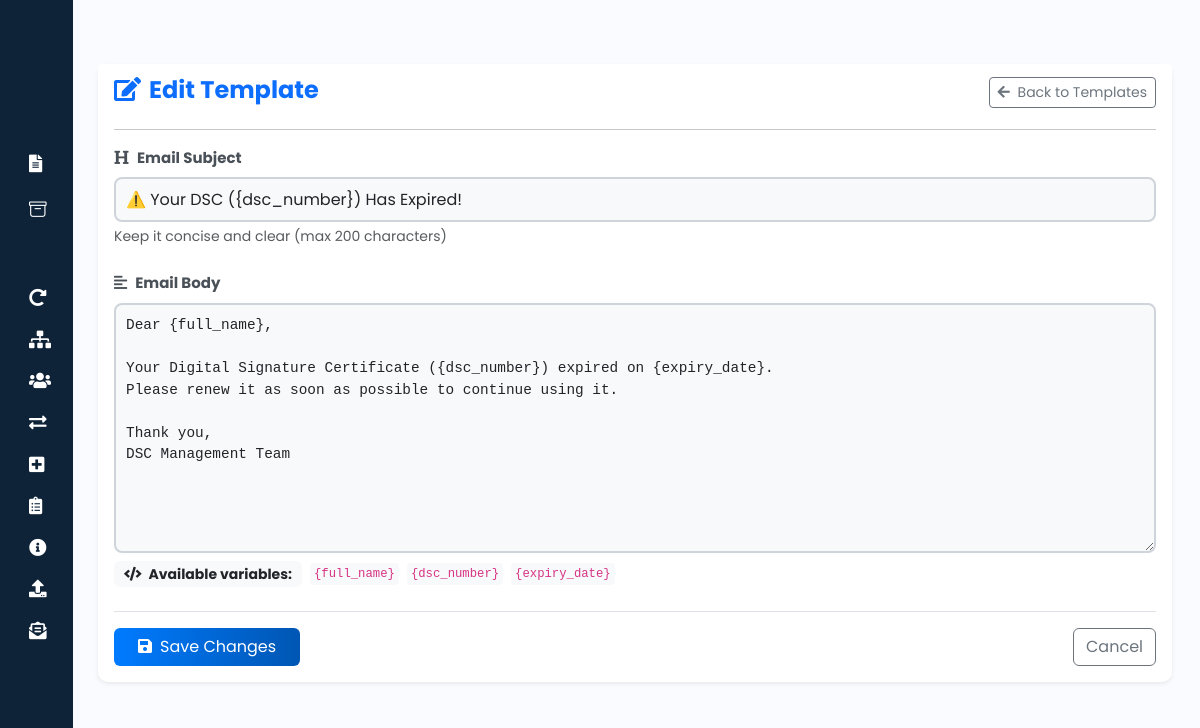
/email-templates/edit/expired/ (signed in), run on the app's committed database.
### home/models.py (models this page shows, shortened)
class EmailTemplate(models.Model):
    TEMPLATE_TYPES = [
        ('expired', 'Expired DSC Notification'),
        ('expiring', 'Expiring Soon DSC Notification'),
    ]
    template_type = models.CharField(max_length=20, choices=TEMPLATE_TYPES, unique=True)
    subject = models.CharField(max_length=200)
    body = models.TextField()
    last_modified = models.DateTimeField(auto_now=True)

### home/views.py (the view)
# urls.py: path('email-templates/edit/<str:template_type>/', views.edit_template, name='edit_template'),
@login_required
@role_required('admin')
def edit_template(request, template_type):
    template = EmailTemplate.objects.get(template_type=template_type)
    if request.method == 'POST':
        form = EmailTemplateForm(request.POST, instance=template)
        if form.is_valid():
            form.save()
            messages.success(request, 'Template updated successfully!')
            return redirect('email_templates')
    else:
        form = EmailTemplateForm(instance=template)
    return render(request, 'emails/edit_template.html', {'form': form, 'template': template})

### home/forms.py
class EmailTemplateForm(forms.ModelForm):
    class Meta:
        model = EmailTemplate
        fields = ['subject', 'body']
        widgets = {
            'subject': forms.TextInput(attrs={"class": "form-control" }),
            'body': forms.Textarea(attrs={'rows': 5, 'class': 'form-control'}),
        }
        help_texts = {
            'body': 'Available variables: {full_name}, {dsc_number}, {expiry_date}'
        }

### template/emails/edit_template.html (shortened to what this page needs)
{% extends "base.html" %}
{% block content %}
<div class="container py-5">
    <div class="row justify-content-center">
        <div class="col-lg-12">
            <div class="card shadow-sm border-0">
                <div class="card-header bg-white border-bottom-0 pb-0">
                    <div class="d-flex justify-content-between align-items-center">
                        <h2 class="h4 fw-bold text-primary pt-1">
                            <i class="fas fa-edit me-2"></i>Edit {{ template_type }} Template
                        </h2>
                        <a href="{% url 'email_templates' %}" class="btn btn-sm btn-outline-secondary">
                            <i class="fas fa-arrow-left me-1"></i> Back to Templates
                        </a>
                    </div>
                    <hr>
                </div>
                <div class="card-body pt-0">
                    <form method="post" class="needs-validation" novalidate>
                        <div class="mb-4">
                            <label for="{{ form.subject.id_for_label }}" class="form-label fw-bold">
                                <i class="fas fa-heading me-2"></i>Email Subject
                            </label>
                            {{ form.subject }}
                            <div class="form-text text-muted">
                                Keep it concise and clear (max 200 characters)
                            </div>
                        </div>
                        <div class="mb-4">
                            <label for="{{ form.body.id_for_label }}" class="form-label fw-bold">
                                <i class="fas fa-align-left me-2"></i>Email Body
                            </label>
                            {{ form.body }}
                            <div class="form-text">
                                <div class="d-flex align-items-center mt-2">
                                    <span class="badge bg-light text-dark me-2">
                                        <i class="fas fa-code me-1"></i> Available variables:
                                    </span>
                                    <code class="me-2">{full_name}</code>
                                    <code class="me-2">{dsc_number}</code>
                                    <code>{expiry_date}</code>
                                </div>
                            </div>
                        </div>
                        <div class="d-flex justify-content-between border-top pt-3 mt-3">
                            <button type="submit" class="btn btn-primary px-4">
                                <i class="fas fa-save me-2"></i>Save Changes
                            </button>
                            <a href="{% url 'email_templates' %}" class="btn btn-outline-secondary">
                                Cancel
                            </a>
                        </div>
                    </form>
                </div>
            </div>
        </div>
    </div>
</div>
{% endblock %}

### static/CSS/styles.css (style rules this page uses)
a { text-decoration: none; }
body { font-family: 'Poppins', sans-serif; }
.form-control, select.form-control { width: 100%; height: 45px; padding: 10px; font-size: 16px; border: 2px solid #ced4da; border-radius: 8px; background-color: #f8f9fa; transition: all 0.3s ease-in-out; }
textarea.form-control { min-height: 120px; resize: vertical; }
.form-label { font-weight: 600; color: #495057; font-size: 15px; }
.btn-primary { background: linear-gradient(90deg, #007bff, #0056b3); border: none; color: white; }
.card { transition: transform 0.2s ease-in-out, box-shadow 0.2s ease-in-out; }
.card { border-radius: 10px; box-shadow: 0px 4px 8px rgba(0, 0, 0, 0.1); }
.card-header { font-weight: bold; }
.btn-sm { font-size: 14px; }
.badge { font-size: 14px; padding: 6px 10px; }

### template/emails/edit_template.html (style rules this page uses)
textarea.form-control { min-height: 250px; font-family: 'Courier New', monospace; font-size: 0.9rem; }
code { background-color: #f8f9fa; padding: 2px 4px; border-radius: 4px; color: #d63384; }

### data on the page
EmailTemplate: subject "⚠️ Your DSC ({dsc_number}) Has Expired!", body "Dear {full_name}, Your Digital Signature Certificate ({dsc_number}) expired on {expiry_date}. Please renew it as soon as possible to continue using it. Thank you, DSC Management Team"
